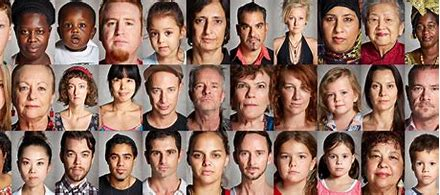
#> input picture pictures/faces.jfif, 440 x 195 px
$ jupyter execute --allow-errors haarcascade_classivier.ipynb
#> lines starting #> are read from the running program, lines starting #| are printed output that depends on the picture; after the words box and inside, x2 and y2 are one past the last pixel; in counts of white or black regions, pixels touching at a corner belong together
[cell 1]
# %load ../compat/jupyter_compat.py
import os

import cv2
import numpy
import PIL.Image

from IPython import display
from urllib.request import urlopen


def cv2_imshow(winname, mat):
    mat = mat.clip(0, 255).astype('uint8')
    if mat.ndim == 3:
        if mat.shape[2] == 4:
            mat = cv2.cvtColor(mat, cv2.COLOR_BGRA2RGBA)
        else:
            mat = cv2.cvtColor(mat, cv2.COLOR_BGR2RGB)
    display.display(PIL.Image.fromarray(mat))

cv2.imshow = cv2_imshow


def cv2_waitKey(delay=0):
    return -1

cv2.waitKey = cv2_waitKey


def cv2_imread(filename, flags=cv2.IMREAD_COLOR):
#> called with filename = './pictures/faces.jfif', flags = 1
    if os.path.exists(filename):
        image = cv2._imread(filename, flags)
#> image is the input picture: shape (195, 440, 3); mean B, G, R 99.5, 113.4, 147.5
    else:
        url = f'https://github.com/PacktPublishing/Learning-OpenCV-5-Computer-Vision-with-Python-Fourth-Edition/raw/main/*/{filename}'
        resp = urlopen(url)
        image = numpy.asarray(bytearray(resp.read()), dtype='uint8')
        image = cv2.imdecode(image, flags)
    return image

# Cache the original implementation of `imread`, if we have not already
# done so on a previous run of this cell.
if '_imread' not in dir(cv2):
    cv2._imread = cv2.imread

cv2.imread = cv2_imread

[cell 2]
face_cascade = cv2.CascadeClassifier(f'{cv2.data.haarcascades}haarcascade_frontalface_default.xml')
#with open(f'{cv2.data.haarcascades}haarcascade_frontalface_default.xml', mode='r')as f:
    #for i in f.readlines():
        #print(i)
img = cv2.imread('./pictures/faces.jfif')
gray = cv2.cvtColor(img, cv2.COLOR_BGR2GRAY)
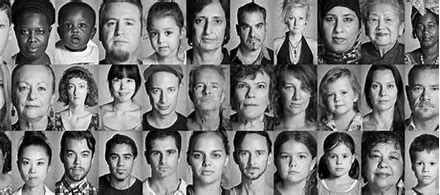
#> gray: shape (195, 440); min 0, max 255, mean 122
faces = face_cascade.detectMultiScale(gray, 1.08, 5)
#> faces = 27 rows, first 6: [284, 9, 27, 27], [237, 14, 33, 33], [63, 76, 28, 28], [60, 140, 36, 36], [231, 136, 45, 45], [105, 144, 33, 33]
for (x, y, w, h) in faces:
    img = cv2.rectangle(img, (x, y), (x+w, y+h), (255, 255, 0), 2)
#> this loop made 27 passes
#> (x, y, w, h) on passes 1 to 12: (284, 9, 27, 27), (237, 14, 33, 33), (63, 76, 28, 28), (60, 140, 36, 36), (231, 136, 45, 45), (105, 144, 33, 33), (323, 144, 32, 32), (15, 19, 35, 35), (108, 69, 32, 32), (366, 72, 36, 36), (320, 80, 37, 37), (143, 137, 40, 40)
#> pass 1, `img = cv2.rectangle(img, (x, y), (x+w, y+h), (255, 255, 0), 2)`:
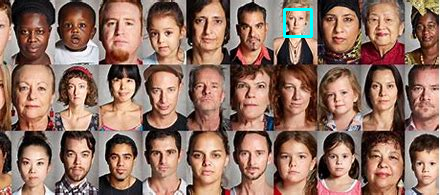
#> img: shape (195, 440, 3); 0.37% of pixels changed, all inside (x1, y1, x2, y2) = (283, 8, 313, 38)
#> pass 2, `img = cv2.rectangle(img, (x, y), (x+w, y+h), (255, 255, 0), 2)`:
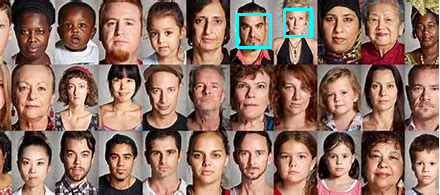
#> img: shape (195, 440, 3); 0.46% of pixels changed, all inside (x1, y1, x2, y2) = (236, 13, 272, 49)
#> pass 3, `img = cv2.rectangle(img, (x, y), (x+w, y+h), (255, 255, 0), 2)`:
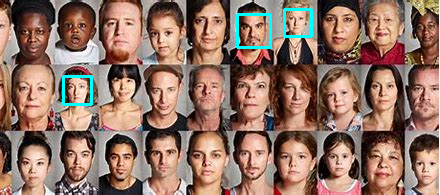
#> img: shape (195, 440, 3); 0.39% of pixels changed, all inside (x1, y1, x2, y2) = (62, 75, 93, 106)
#> after the loop:
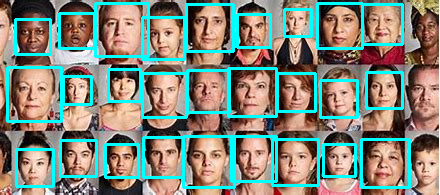
#> img: shape (195, 440, 3); 12.96% of pixels changed, all inside (x1, y1, x2, y2) = (6, 2, 411, 189)

#> (the rest of this cell did not finish here and is left out)

#cv2.imwrite( img)
cv2.waitKey(0)

[cell 3]
face_cascade = cv2.CascadeClassifier(
    f'{cv2.data.haarcascades}haarcascade_frontalface_default.xml')
eye_cascade = cv2.CascadeClassifier(
    f'{cv2.data.haarcascades}haarcascade_eye.xml')

frame = cv2.imread('./pictures/faces.jfif')

gray = cv2.cvtColor(frame, cv2.COLOR_BGR2GRAY)
faces = face_cascade.detectMultiScale(gray, 1.3, 5, minSize=(120, 120))
#> faces = ()
for (x, y, w, h) in faces:
    cv2.rectangle(frame, (x, y), (x+w, y+h), (255, 0, 0), 2)
    roi_gray = gray[y:y+h, x:x+w]
    eyes = eye_cascade.detectMultiScale(roi_gray, 1.11, 5, minSize=(40, 40))
    for (ex, ey, ew, eh) in eyes:
        cv2.rectangle(frame, (x+ex, y+ey),(x+ex+ew, y+ey+eh), (0, 255, 0), 2)
#> this loop made 0 passes
#> (the rest of this cell did not finish here and is left out)

$ run again, with pictures/OIP.jfif copied over pictures/faces.jfif
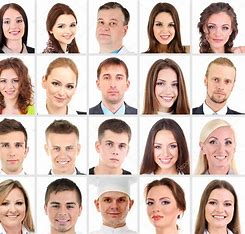
#> input picture pictures/OIP.jfif, 245 x 234 px
#> in cv2_imread, image is the input picture: shape (234, 245, 3); mean B, G, R 174.9, 184.4, 207.5
#> `gray = cv2.cvtColor(img, cv2.COLOR_BGR2GRAY)`:
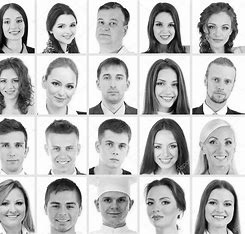
#> gray: shape (234, 245); min 0, max 255, mean 190.2
#> `faces = face_cascade.detectMultiScale(gray, 1.08, 5)`: faces = 18 rows, first 6: [1, 12, 27, 27], [150, 14, 30, 30], [52, 15, 29, 29], [148, 134, 33, 33], [202, 15, 32, 32], [90, 10, 34, 34]
#> the loop `for (x, y, w, h) in faces:` made 18 passes
#> after the loop `for (x, y, w, h) in faces:`:
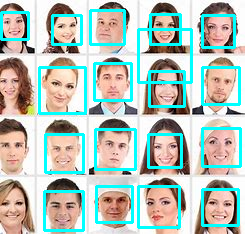
#> img: shape (234, 245, 3); mean B, G, R 187.1, 195.4, 180.8
#> `faces = face_cascade.detectMultiScale(gray, 1.3, 5, minSize=(120, 120))`: faces = ()
